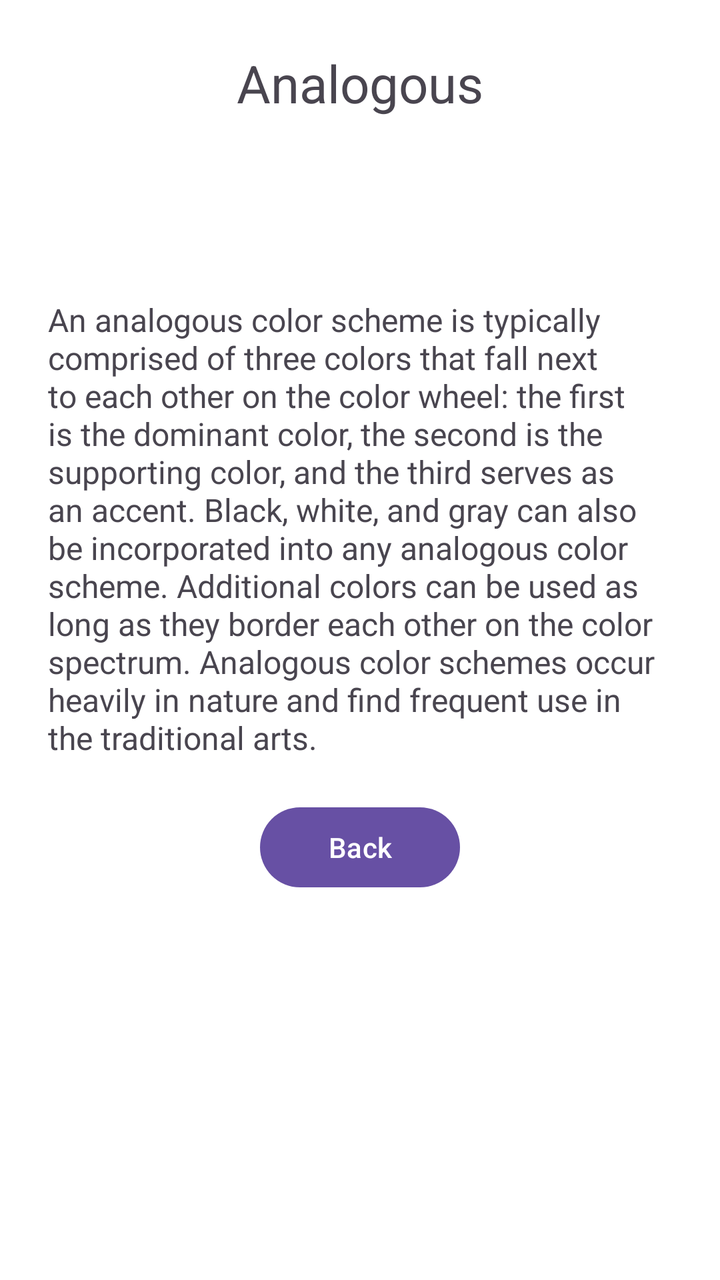
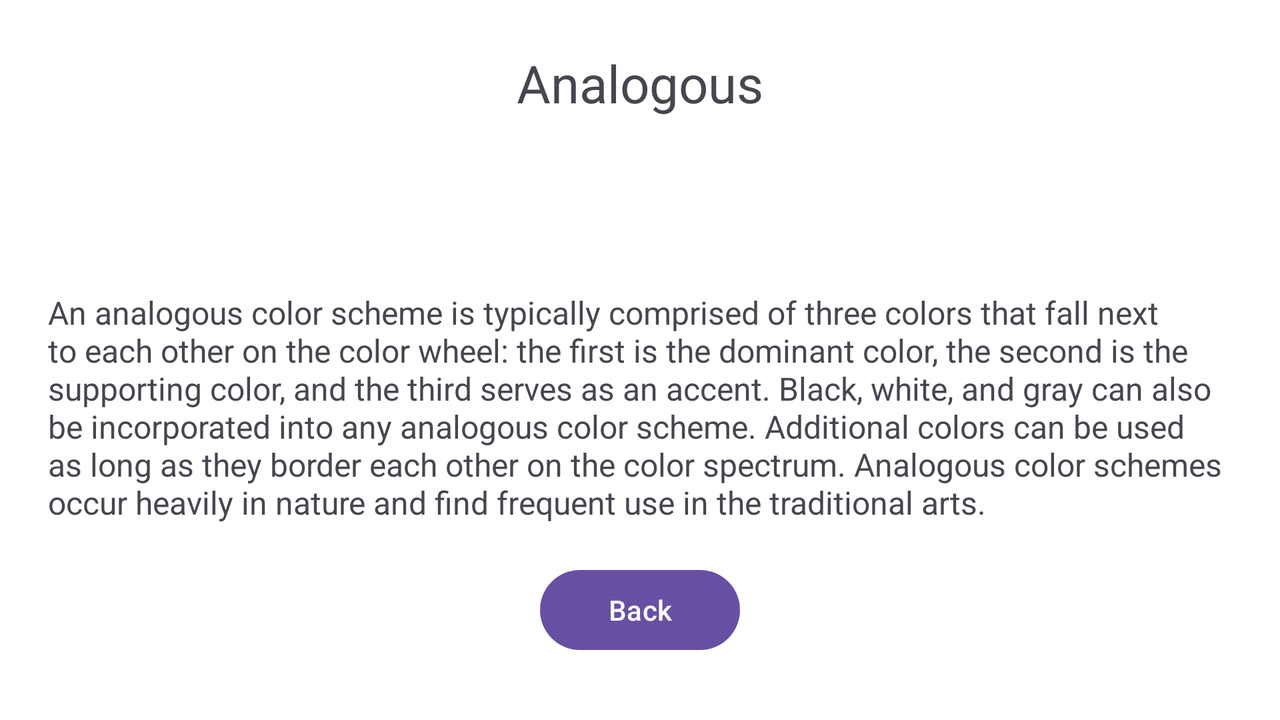

Two renders of one Android screen. The first uses the default layout on a phone; the second uses the alternative layout the repository ships for a different screen configuration, on a matching device. The two XML files are below.
<!-- AndroidManifest.xml: application theme Theme.ColorAssistant -->
<!-- res/layout/fragment_analogous.xml -->
<?xml version="1.0" encoding="utf-8"?>
<androidx.constraintlayout.widget.ConstraintLayout
    xmlns:android="http://schemas.android.com/apk/res/android"
    xmlns:app="http://schemas.android.com/apk/res-auto"
    android:layout_width="match_parent"
    android:layout_height="match_parent"
    android:padding="24dp"
    android:fitsSystemWindows="true">

    <TextView
        android:id="@+id/title"
        android:layout_width="wrap_content"
        android:layout_height="wrap_content"
        android:layout_marginBottom="20dp"
        android:text="@string/analogous"
        android:textSize="26sp"
        app:layout_constraintBottom_toTopOf="@id/displayColorAnal"
        app:layout_constraintEnd_toEndOf="parent"
        app:layout_constraintStart_toStartOf="parent"
        app:layout_constraintTop_toTopOf="parent"/>

    <LinearLayout
        android:id="@+id/displayColorAnal"
        android:layout_width="match_parent"
        android:layout_height="50dp"
        android:orientation="horizontal"
        app:layout_constraintTop_toBottomOf="@id/title"
        app:layout_constraintBottom_toTopOf="@id/information">

        <View
            android:id="@+id/displayColorAnal1"
            android:layout_width="0dp"
            android:layout_height="match_parent"
            android:layout_weight="1" />

        <View
            android:id="@+id/displayColorOriginalAnal"
            android:layout_width="0dp"
            android:layout_height="match_parent"
            android:layout_weight="1" />

        <View
            android:id="@+id/displayColorAnal2"
            android:layout_width="0dp"
            android:layout_height="match_parent"
            android:layout_weight="1" />
    </LinearLayout>

    <TextView
        android:id="@+id/information"
        android:layout_width="wrap_content"
        android:layout_height="wrap_content"
        android:layout_marginTop="20dp"
        android:text="@string/information_analogous"
        android:textSize="16sp"
        app:layout_constraintBottom_toTopOf="@id/btn_back"
        app:layout_constraintEnd_toEndOf="parent"
        app:layout_constraintStart_toStartOf="parent"
        app:layout_constraintTop_toBottomOf="@id/displayColorAnal" />

    <Button
        android:id="@+id/btn_back"
        android:layout_width="100dp"
        android:layout_height="wrap_content"
        android:layout_marginTop="20dp"
        android:text="@string/back_text"
        app:layout_constraintTop_toBottomOf="@id/information"
        app:layout_constraintStart_toStartOf="parent"
        app:layout_constraintEnd_toEndOf="parent" />
</androidx.constraintlayout.widget.ConstraintLayout>
<!-- resources referenced by this layout -->
<resources>
  <string name="analogous">Analogous</string>
  <string name="back_text">Back</string>
  <string name="information_analogous">
  An analogous color scheme is typically comprised of three colors
  that fall next to each other on the color wheel:
  the first is the dominant color,
  the second is the supporting color,
  and the third serves as an accent.
  Black, white, and gray can also be incorporated
  into any analogous color scheme.
  Additional colors can be used
  as long as they border each other
  on the color spectrum.
  Analogous color schemes occur heavily in nature
  and find frequent use in the traditional arts.
      </string>
  <style name="Theme.ColorAssistant" parent="Base.Theme.ColorAssistant" />
  <style name="Base.Theme.ColorAssistant" parent="Theme.Material3.DayNight.NoActionBar">
          <item name="android:colorBackground">@color/background_color</item>
      </style>
  <color name="background_color">#2B2B2B</color>
</resources>
<!-- res/layout-land/fragment_analogous.xml (the repository's variant of the layout above) -->
<!-- drawn on the phone turned sideways -->
<?xml version="1.0" encoding="utf-8"?>
<androidx.constraintlayout.widget.ConstraintLayout
    xmlns:android="http://schemas.android.com/apk/res/android"
    xmlns:app="http://schemas.android.com/apk/res-auto"
    android:layout_width="match_parent"
    android:layout_height="match_parent"
    android:padding="24dp"
    android:fitsSystemWindows="true">

    <TextView
        android:id="@+id/title"
        android:layout_width="wrap_content"
        android:layout_height="wrap_content"
        android:text="@string/analogous"
        android:textSize="26sp"
        app:layout_constraintTop_toTopOf="parent"
        app:layout_constraintStart_toStartOf="parent"
        app:layout_constraintEnd_toEndOf="parent"/>

    <View
        android:id="@+id/displayColorAnal1"
        android:layout_width="0dp"
        android:layout_height="60dp"
        app:layout_constraintStart_toStartOf="parent"
        app:layout_constraintTop_toBottomOf="@id/title"
        app:layout_constraintBottom_toTopOf="@id/information"
        app:layout_constraintEnd_toStartOf="@id/displayColorOriginalAnal"/>

    <View
        android:id="@+id/displayColorOriginalAnal"
        android:layout_width="0dp"
        android:layout_height="60dp"
        app:layout_constraintStart_toEndOf="@id/displayColorAnal1"
        app:layout_constraintEnd_toStartOf="@id/displayColorAnal2"
        app:layout_constraintTop_toTopOf="@id/displayColorAnal1"
        app:layout_constraintBottom_toBottomOf="@id/displayColorAnal1"/>

    <View
        android:id="@+id/displayColorAnal2"
        android:layout_width="0dp"
        android:layout_height="60dp"
        app:layout_constraintStart_toEndOf="@id/displayColorOriginalAnal"
        app:layout_constraintEnd_toEndOf="parent"
        app:layout_constraintTop_toTopOf="@id/displayColorAnal1"
        app:layout_constraintBottom_toBottomOf="@id/displayColorAnal1"
        app:layout_constraintHorizontal_chainStyle="spread"/>

    <TextView
        android:id="@+id/information"
        android:layout_width="0dp"
        android:layout_height="wrap_content"
        android:text="@string/information_analogous"
        android:textSize="16sp"
        android:layout_marginTop="12dp"
        app:layout_constraintTop_toBottomOf="@id/displayColorAnal1"
        app:layout_constraintStart_toStartOf="parent"
        app:layout_constraintEnd_toEndOf="parent"
        app:layout_constraintBottom_toTopOf="@id/btn_back"/>

    <Button
        android:id="@+id/btn_back"
        android:layout_width="100dp"
        android:layout_height="wrap_content"
        android:text="@string/back_text"
        android:layout_marginTop="12dp"
        app:layout_constraintTop_toBottomOf="@id/information"
        app:layout_constraintStart_toStartOf="parent"
        app:layout_constraintEnd_toEndOf="parent"
        app:layout_constraintBottom_toBottomOf="parent"/>

</androidx.constraintlayout.widget.ConstraintLayout>
